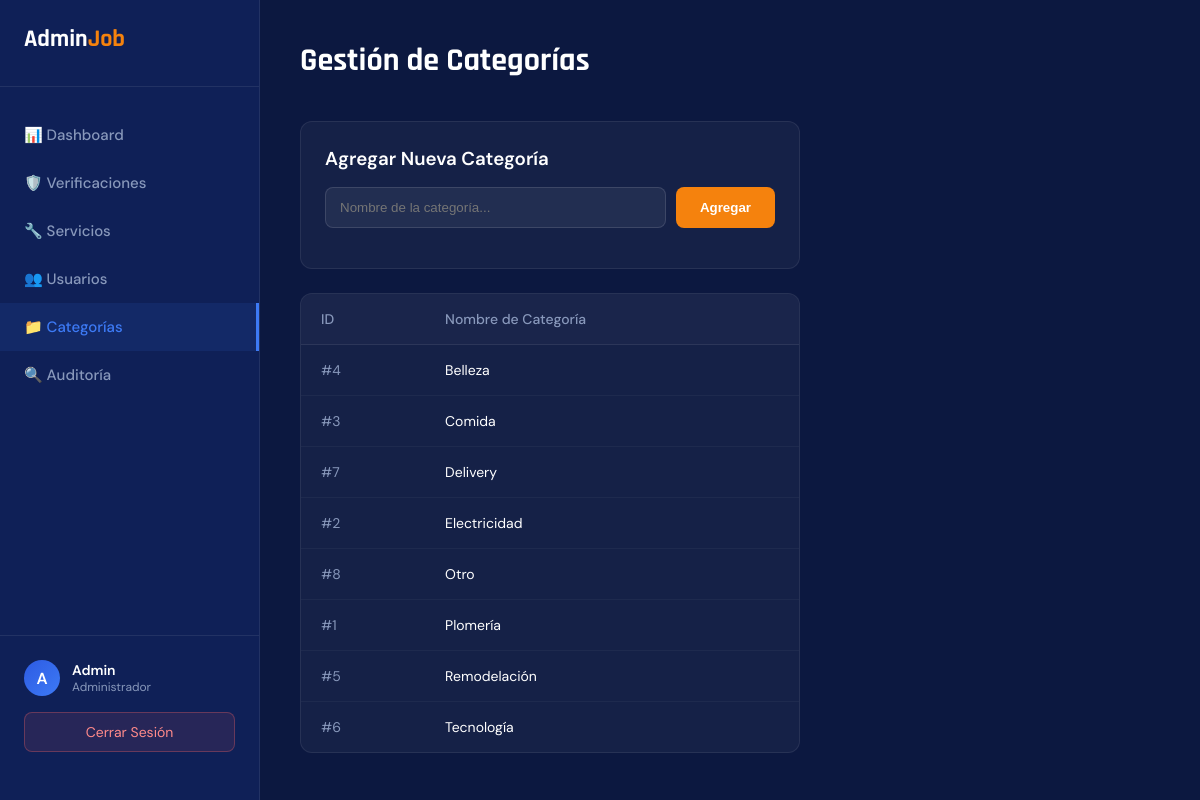
The app's page /app/pages/admin_panel.php?tab=categorias (signed in) with its own data.
### tables this page shows
CREATE TABLE `categorias` (
  `id` int(10) UNSIGNED NOT NULL,
  `nombre` varchar(80) NOT NULL
);

### app/core/auth_guard.php (called while the page is built, shortened)
<?php
function nombreUsuario(): string {
    return htmlspecialchars($_SESSION['user_name'] ?? 'Usuario');
}

### app/pages/admin_panel.php (the view, shortened to what this page needs)
<?php
require_once __DIR__ . '/../core/auth_guard.php';
include __DIR__ . '/../api/get_lists.php';
$tab = $_GET['tab'] ?? 'dashboard';
$categorias = mysqli_query($conn, "SELECT * FROM categorias ORDER BY nombre ASC")->fetch_all(MYSQLI_ASSOC);
?>
<!DOCTYPE html>
<html lang="es">
<head>
    <link href="../../public/css/fonts.css" rel="stylesheet">
    <link rel="stylesheet" href="../../public/css/admin_panel.css">
</head>
<body>
<div class="sidebar">
    <div class="logo">Admin<span>Job</span></div>
    <a href="?tab=dashboard" class="nav-item <?= $tab == 'dashboard' ? 'active' : '' ?>">
        📊 Dashboard
    </a>
    <a href="?tab=verificaciones" class="nav-item <?= $tab == 'verificaciones' ? 'active' : '' ?>">
        🛡️ Verificaciones
    </a>
    <a href="?tab=servicios" class="nav-item <?= $tab == 'servicios' ? 'active' : '' ?>">
        🔧 Servicios
    </a>
    <a href="?tab=usuarios" class="nav-item <?= $tab == 'usuarios' ? 'active' : '' ?>">
        👥 Usuarios
    </a>
    <a href="?tab=categorias" class="nav-item <?= $tab == 'categorias' ? 'active' : '' ?>">
        📁 Categorías
    </a>
    <a href="?tab=auditoria" class="nav-item <?= $tab == 'auditoria' ? 'active' : '' ?>">
        🔍 Auditoría
    </a>
    <div class="sidebar-bottom">
        <div class="user-info">
            <div class="user-avatar"><?= substr(nombreUsuario(), 0, 1) ?></div>
            <div>
                <div style="font-size: 14px; font-weight: 600;"><?= nombreUsuario() ?></div>
                <div style="font-size: 12px; color: var(--text-muted);">Administrador</div>
            </div>
        </div>
        <a href="../../logout.php" class="btn-logout">Cerrar Sesión</a>
    </div>
</div>
<div class="main-content">
    <div id="tab-categorias" class="tab-content <?= $tab == 'categorias' ? 'active' : '' ?>">
        <div class="header">
            <h1>Gestión de Categorías</h1>
        </div>
        <div style="background: var(--card-bg); padding: 24px; border-radius: var(--radius); border: 1px solid var(--border); margin-bottom: 24px; max-width: 500px;">
            <h3 style="margin-bottom: 16px;">Agregar Nueva Categoría</h3>
            <form action="../actions/admin_actions.php" method="POST" class="form-group">
                <input type="text" name="nombre" placeholder="Nombre de la categoría..." required>
                <button type="submit" class="form-submit">Agregar</button>
            </form>
        </div>
        <div class="table-wrap" style="max-width: 500px;">
            <table>
                <thead>
                    <tr>
                        <th>ID</th>
                        <th>Nombre de Categoría</th>
                    </tr>
                </thead>
                <tbody>
                    <?php foreach($categorias as $c): ?>
                    <tr>
                        <td style="color:var(--text-muted);">#<?= $c['id'] ?></td>
                        <td><?= htmlspecialchars($c['nombre']) ?></td>
                    </tr>
                    <?php endforeach; ?>
                </tbody>
            </table>
        </div>
    </div>
</div>
</body>
</html>

### public/css/admin_panel.css (style rules this page uses)
:root { --navy: #0f2057; --blue: #1a3a8f; --blue-mid: #2d5be3; --blue-light: #3d7af5; --orange: #f5820d; --orange-dark: #d96a00; --white: #ffffff; --off-white: #f4f6fc; --text-muted: #8898bb; --border: rgba(255,255,255,0.08); --card-bg: rgba(255,255,255,0.04); --radius: 12px; --bg: #0c1840; }
* { margin:0; padding:0; box-sizing:border-box; }
body { font-family: 'DM Sans', sans-serif; background: var(--bg); color: var(--white); min-height: 100vh; display: flex; }
a { text-decoration: none; color: inherit; }
.sidebar { width: 260px; background: var(--navy); border-right: 1px solid var(--border); display: flex; flex-direction: column; padding: 24px 0; position: sticky; top: 0; height: 100vh; flex-shrink: 0; overflow-y: auto; }
.logo { font-family: 'Rajdhani', sans-serif; font-size: 24px; font-weight: 700; padding: 0 24px 32px; border-bottom: 1px solid var(--border); margin-bottom: 24px; }
.logo span { color: var(--orange); }
.nav-item { padding: 14px 24px; color: var(--text-muted); font-size: 15px; font-weight: 500; display: flex; align-items: center; gap: 12px; transition: all 0.2s; cursor: pointer; }
.nav-item:hover, .nav-item.active { background: rgba(61,122,245,0.1); color: var(--blue-light); border-right: 3px solid var(--blue-light); }
.sidebar-bottom { margin-top: auto; padding: 24px; border-top: 1px solid var(--border); }
.user-info { display: flex; align-items: center; gap: 12px; margin-bottom: 16px; }
.user-avatar { width: 36px; height: 36px; border-radius: 50%; background: linear-gradient(135deg, var(--blue-mid), var(--blue-light)); display: flex; align-items: center; justify-content: center; font-weight: 700; }
.btn-logout { display: block; width: 100%; padding: 10px; border-radius: 8px; border: 1px solid rgba(255,100,100,0.3); background: rgba(255,100,100,0.1); color: #ff8a8a; text-align: center; font-size: 14px; transition: all 0.2s; }
.main-content { flex: 1; padding: 40px; overflow-y: auto; }
.header { display: flex; justify-content: space-between; align-items: center; margin-bottom: 40px; }
h1 { font-family: 'Rajdhani', sans-serif; font-size: 32px; font-weight: 700; }
.tab-content { display: none; }
.tab-content.active { display: block; animation: fadeIn 0.3s ease; }
.table-wrap { background: var(--card-bg); border: 1px solid var(--border); border-radius: var(--radius); overflow: hidden; }
table { width: 100%; border-collapse: collapse; }
th { background: rgba(255,255,255,0.02); color: var(--text-muted); font-weight: 500; border-bottom: 1px solid var(--border); }
tr:last-child td { border-bottom: none; }
.form-group { margin-bottom: 16px; display: flex; gap: 10px; }
.form-group input { flex: 1; padding: 12px 14px; background: rgba(255,255,255,0.06); border: 1px solid rgba(255,255,255,0.12); border-radius: 8px; color: white; outline: none; }
.form-submit { padding: 12px 24px; background: var(--orange); border: none; border-radius: 8px; color: white; font-weight: 600; cursor: pointer; }

### records on screen
categorias: id "4", nombre "Belleza"
categorias: id "3", nombre "Comida"
categorias: id "7", nombre "Delivery"
categorias: id "2", nombre "Electricidad"
categorias: id "8", nombre "Otro"
categorias: id "1", nombre "Plomería"
categorias: id "5", nombre "Remodelación"
categorias: id "6", nombre "Tecnología"

### other values on screen
substr(nombreUsuario(), 0, 1) "A"
nombreUsuario() "Admin"
